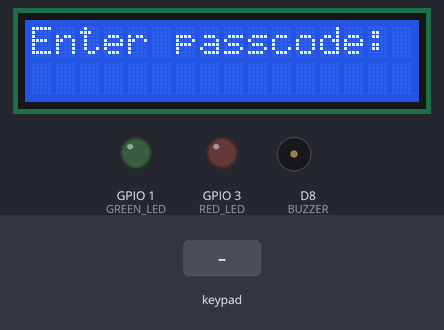
A program run on a simulated ESP8266 (NodeMCU). Shown: 16×2 character LCD, output pins drawn as LEDs (lit = HIGH), buzzer (waves = sounding). Inputs (shaded band) come from the test bench. WiFi joins after 1.5 s; servers stay silent unless stated; uploads are accepted with an empty reply; the local clock reads 2024-03-15 10:24:30 at power-on unless the program sets it; random numbers use the default seed unless the program sets one; what the program prints to the serial monitor is not drawn.

Above: at 3.2 s.
3.3 s: keypad keys 2 2 2 # pressed 0.4 s apart
At 5.9 s:
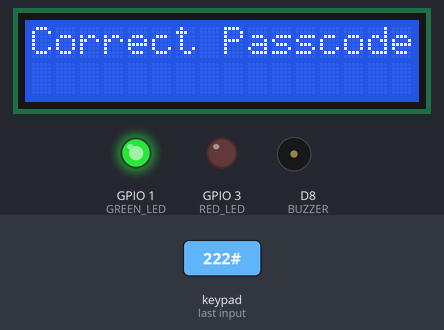
6.4 s: key '#' pressed
At 8.88 s:
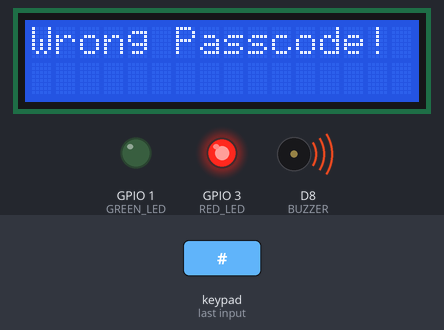
9.4 s: keypad keys 2 2 2 A pressed 0.4 s apart
At 13.51 s:
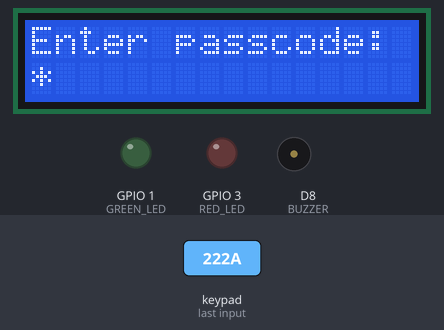
14.0 s: key 'B' pressed
At 15.0 s:
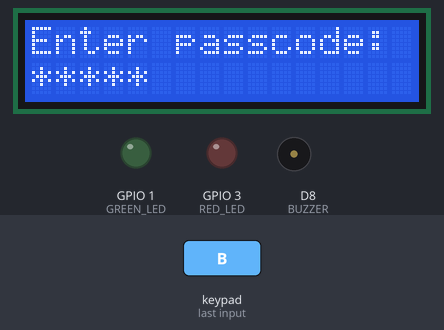
15.6 s: keypad keys 2 2 2 D pressed 0.4 s apart
At 17.9 s:
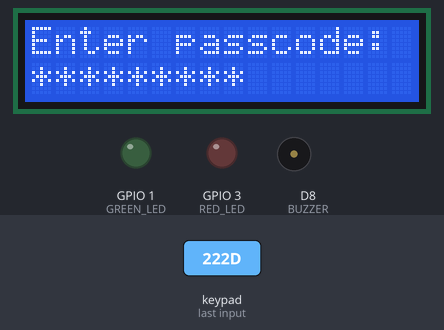
18.7 s: key 'C' pressed
At 19.5 s:
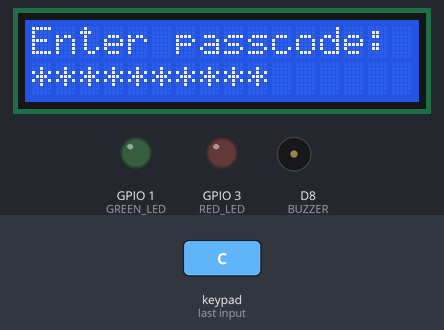
Timing chart, 0 to 21.2 s (numbered marks = the images above; inputs shaded):
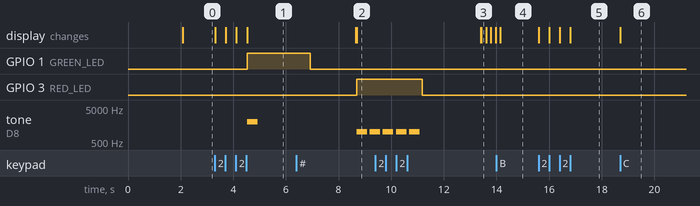

Measured:
- after the input at 3.3 s, GPIO 1 (GREEN_LED): LOW → HIGH after 1.2 s; tone on D8 (BUZZER): silent → 2000 Hz after 1.2 s, → silent 0.40 s later; the display: first changes at once (image 1 shows a later state)
- after the input at 6.4 s, GPIO 3 (RED_LED): LOW → HIGH after 2.3 s; tone on D8 (BUZZER): silent → 1000 Hz after 2.3 s, → silent 0.40 s later, → 1000 Hz 0.10 s later
- after the input at 14.0 s, the display: changes after 0.15 s (image 4)
- after the input at 15.6 s, the display: first changes at once (image 5 shows a later state)
- after the input at 18.7 s, the display: changes at once (image 6)

The program:

main.cpp
```cpp
#include <Arduino.h>
#include <LiquidCrystal_I2C.h>
#include <ESP8266WiFi.h>
#include <ESP8266WiFiMulti.h>

#include <ESP8266HTTPClient.h>

#include <WiFiClient.h>

LiquidCrystal_I2C lcd(0x27, 16, 2); // I2C address 0x27, 16 column and 2 rows

// KEYPAD CODE
#include <Keypad.h>

#define ROW_NUM     4  // 4 rows
#define COLUMN_NUM  4  // 4 columns
#define SDD2  9
#define SDD3  10
#define BUZZER D8
#define GREEN_LED 1
# define RED_LED 3

ESP8266WiFiMulti WiFiMulti;

char key_layout[ROW_NUM][COLUMN_NUM] = {
  {'1','2','3', 'A'},
  {'4','5','6', 'B'},
  {'7','8','9', 'C'},
  {'*','0','#', 'D'}
};

byte pin_rows[ROW_NUM] = {D0, D3, D4, D5};  // The ESP8266 pins connect to the row pins
byte pin_column[COLUMN_NUM] = {D6, D7, SDD2, SDD3}; // The ESP8266 pins connect to the column pins

Keypad keypad = Keypad(makeKeymap(key_layout), pin_rows, pin_column, ROW_NUM, COLUMN_NUM);

const String password = "222"; // change your password here
String input_password;

void setup() {
  Serial.begin(115200);
  // Aggressive serial initialization
  delay(2000);  // Give more time to establish serial connection

  Serial.println("Serial Monitor Initialized");
  Serial.println("Keypad System Ready");

  input_password.reserve(32); // maximum input characters is 33, change if needed
  pinMode(SDD2, INPUT);
  pinMode(SDD3, INPUT);
  pinMode(BUZZER, OUTPUT);
  pinMode(RED_LED, OUTPUT);
  pinMode(GREEN_LED, OUTPUT);

  lcd.init(); // Initialize the LCD I2C display
  lcd.backlight();
  lcd.print("Enter passcode:");
  lcd.setCursor(0, 1);

  // setup WiFi
  WiFi.mode(WIFI_STA);
  WiFiMulti.addAP("IshaiPhone", "momogurl666");
  // seed for random bldg number using time
  srand(time(0));
}

void playBuzzer(int frequency, int duration) {
  tone(BUZZER, frequency); // Generate sound at the specified frequency
  delay(duration);         // Keep the buzzer on for the specified duration
  noTone(BUZZER);          // Stop the sound
}

void wifiConnect(boolean isIncorrect) {
  if ((WiFiMulti.run() == WL_CONNECTED)) {
    WiFiClient client;
    HTTPClient http;

    Serial.print("[HTTP] begin...\n");
    if (http.begin(client, "http://18.191.122.250:5000/receive_data")) {
      http.addHeader("Content-Type", "application/json");

      int bldg_no = (rand() % 4) + 1;
      String payload = "{\"password\": " + String(isIncorrect ? "false" : "true") +
                       ", \"bldg_number\": \"" + bldg_no + "\"}";

      Serial.print("[HTTP] POST Payload: ");
      Serial.println(payload);

      int httpCode = http.POST(payload);

      if (httpCode > 0) {
        if (httpCode == HTTP_CODE_OK) {
          String response = http.getString();
          Serial.print("Response: ");
          Serial.println(response);
        } else {
          Serial.printf("[HTTP] POST failed, error: %s\n", http.errorToString(httpCode).c_str());
        }
      } else {
        Serial.printf("[HTTP] Connection failed, error: %s\n", http.errorToString(httpCode).c_str());
      }

      http.end();
    } else {
      Serial.println("[HTTP] Unable to connect");
    }
  } else {
    Serial.println("[WiFi] Not connected!");
  }
}

void loop() {
  char key = keypad.getKey();

  if (key) {
    Serial.println(key);

    if (key == '*') {
      input_password = ""; // clear input password
      lcd.clear();
      lcd.print("Enter passcode:");
      lcd.setCursor(0, 1);
    } else if (key == '#') {
      lcd.print(key);
      if (password == input_password) {
        Serial.println("password is correct");
        lcd.clear();
        lcd.setCursor(0, 0);
        lcd.print("Correct Passcode!");

        digitalWrite(GREEN_LED, HIGH);
        // Play a short tone for correct passcode
        playBuzzer(2000, 200); // 2000 Hz for 200 ms
        playBuzzer(2000, 200); // 2000 Hz for 200 ms
        delay(2000);
        digitalWrite(GREEN_LED, LOW);

        wifiConnect(false); // Post `isIncorrect: false`

      } else {
        Serial.println("password is incorrect, try again");
        lcd.clear();
        lcd.print("Wrong Passcode!");

        digitalWrite(RED_LED, HIGH);
        // Play lower frequency tones for incorrect passcode
        for (int i = 0; i < 5; i++) { // Repeat 5 short bursts
          playBuzzer(1000, 400);  // 1000 Hz for 400 ms
          delay(100);             // 100 ms off between bursts
        }
        digitalWrite(RED_LED, LOW);
        delay(2000);

        wifiConnect(true); // Post `isIncorrect: true`
      }

      input_password = ""; // clear input password
      lcd.clear();
      lcd.print("Enter passcode:");
      lcd.setCursor(0, 1);
    } else {
      input_password += key; // append new character to input password string
      lcd.setCursor(input_password.length() - 1, 1); // Move cursor to display each key on the second row
      lcd.print('*');
    }
  }
}
```
